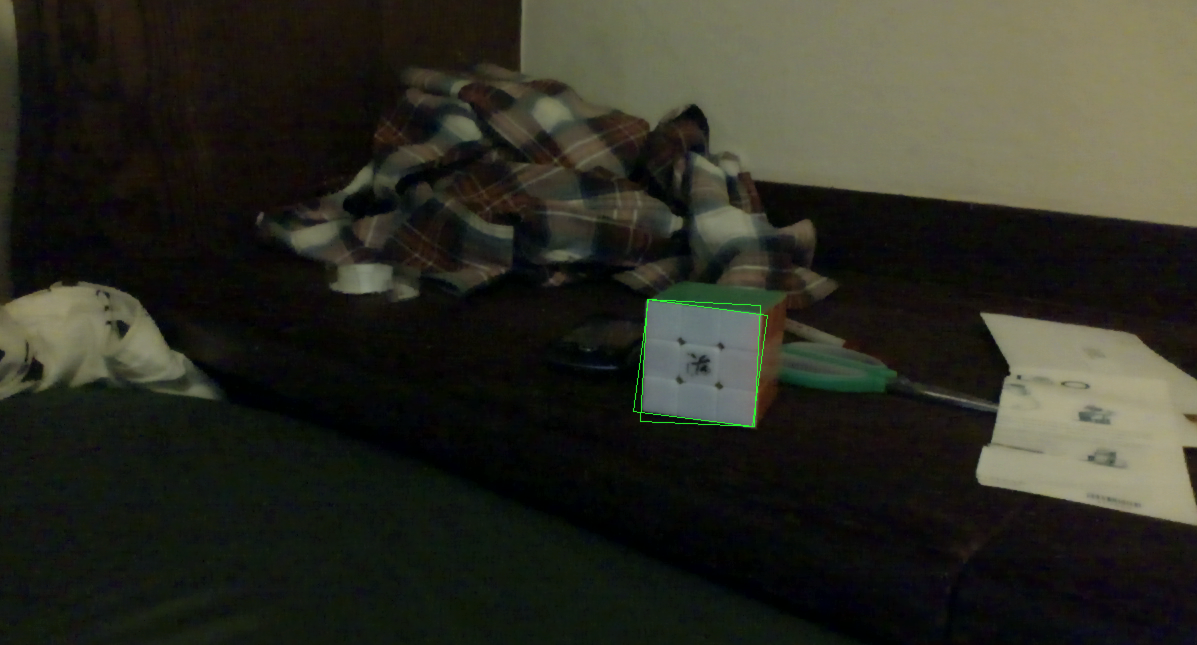
//> input picture apps/darkly/square-detector/pic1.png, 2394 x 1290 px, given in place of the camera (shown at 1/2 size)
$ ./main   (built with g++ and OpenCV 4)
//> lines starting //> are read from the running program, lines starting //| are printed output that depends on the picture; after the words box and inside, x2 and y2 are one past the last pixel; in counts of white or black regions, pixels touching at a corner belong together

#include <stdio.h>
#include "../logging.h"
#include "opencv2/imgproc/imgproc.hpp"
#include "opencv2/highgui/highgui.hpp"
#include <iostream>
#include <math.h>
#include <string.h>

using namespace cv;
using namespace std;

const char *TAG = "downsampling-edge-detector";

int main(int argc, char* argv[]) {
  DEBUG("inside main");
//> (this line was passed over: DEBUG is not available in this run)
  // Initialize capturing live feed from the camera
  VideoCapture capture;
  if (argc >= 3 && strncmp(argv[1], "-v", 2) == 0) {
    DEBUG("Reading from file");
    capture = VideoCapture(argv[2]);
  } else {
    DEBUG("Capturing from camera");
//> (this line was passed over: DEBUG is not available in this run)
    capture = VideoCapture(0);
  }
  DEBUG("done parsing arguments");
//> (this line was passed over: DEBUG is not available in this run)

  // Couldn't get a device? Throw an error and quit
  if(!capture.isOpened()) {
    cout << "Could not initialize capturing\n";
    return -1;
  }
  DEBUG("camera opened");
//> (this line was passed over: DEBUG is not available in this run)

  namedWindow("out", CV_WINDOW_AUTOSIZE);
  Mat frame;
  Mat gray;
  Mat out;

  while (true) {
  	DEBUG("before reading frame");
//> (this line was passed over: DEBUG is not available in this run)
    capture.read(frame);
//> frame is the input picture: 1290 rows x 2394 cols, CV_8UC3; mean B, G, R 35.7, 45.5, 45.2
    if (frame.empty()) break;
  	DEBUG("after reading frame");
//> (this line was passed over: DEBUG is not available in this run)

		// Make sure image is divisible by 2
		assert(frame.size[0] % 2 == 0 && frame.size[1] % 2 == 0);

		// Reduce the image by 2
		pyrDown(frame, out);
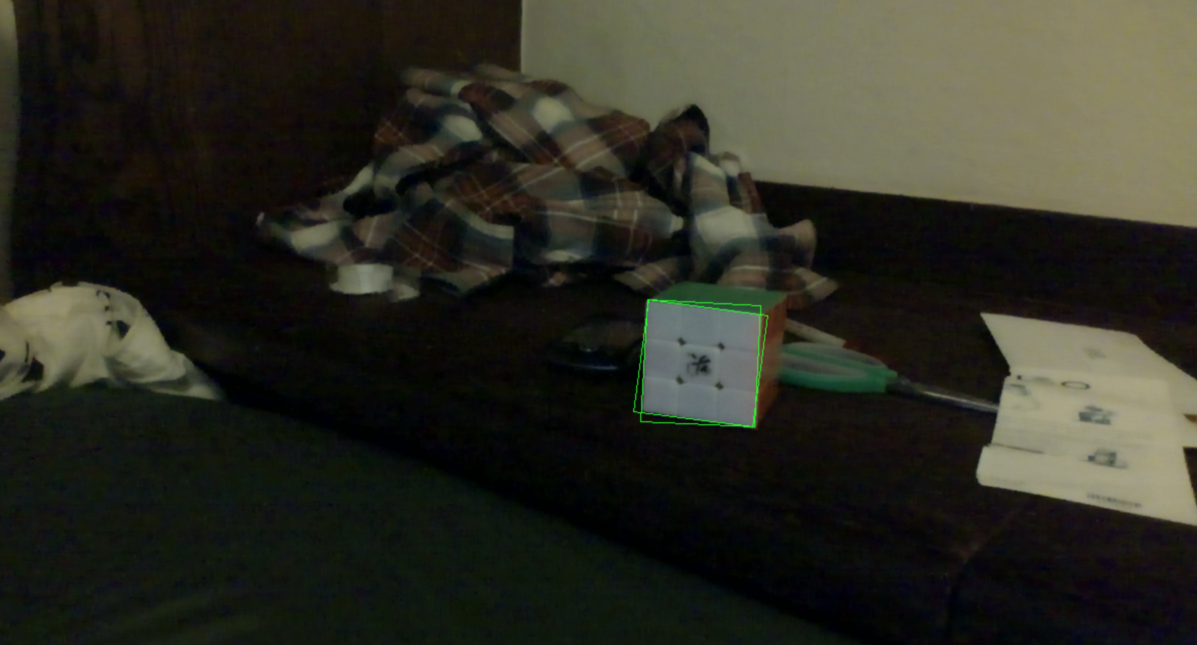
//> out: 645 rows x 1197 cols, CV_8UC3; mean B, G, R 35.7, 45.5, 45.2

		// Perform canny edge detection
    cvtColor(out, gray, CV_BGR2GRAY);
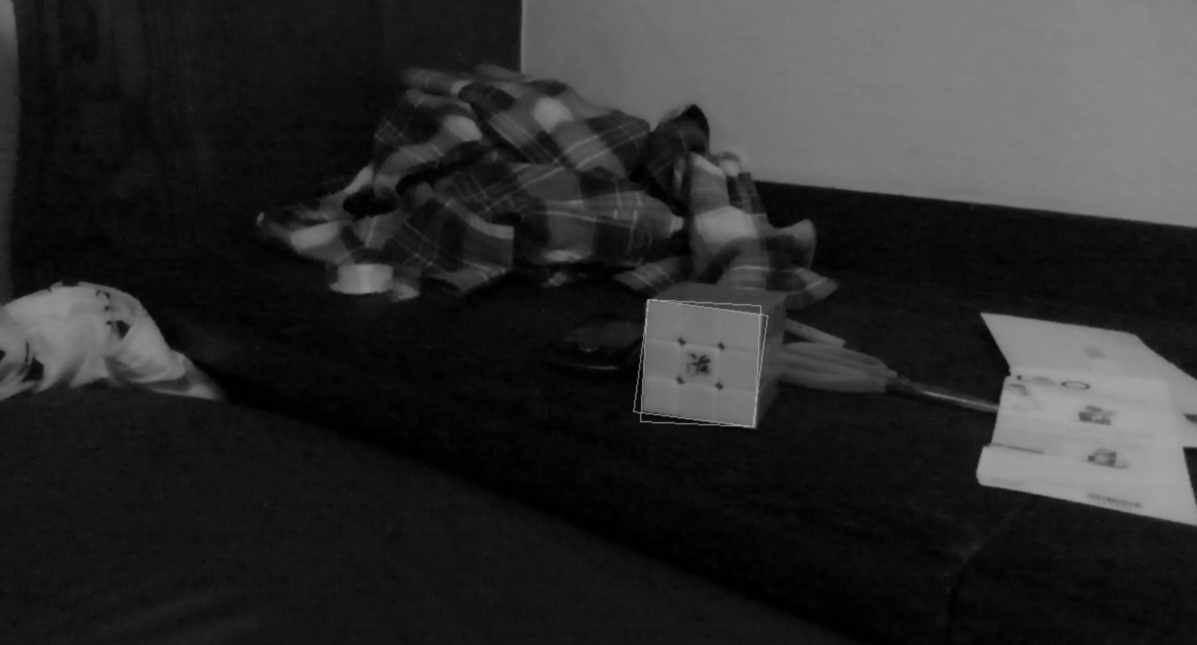
//> gray: 645 rows x 1197 cols, CV_8UC1; min 0, max 164, mean 44.3
		Canny(gray, gray, 10, 100, 3);
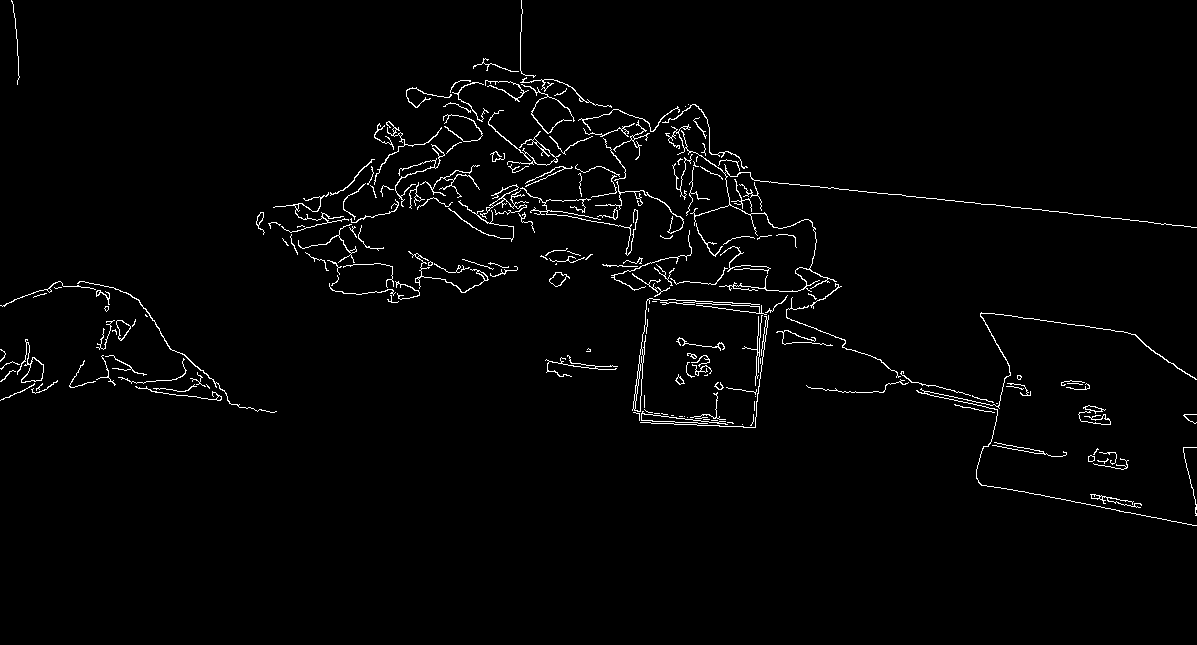
//> gray: 645 rows x 1197 cols, CV_8UC1; 1.9% white in thin lines or dots, all inside (x1, y1, x2, y2) = (0, 0, 1197, 526)

		// Show the processed image
    imshow("out", gray);
    DEBUG("displayed image");
//> (this line was passed over: DEBUG is not available in this run)

		if (waitKey(5) == 27) {
//> the Esc key is pressed
  		DEBUG("received escape key");
//> (this line was passed over: DEBUG is not available in this run)
      break;
		}
	}
	return 0;
}
